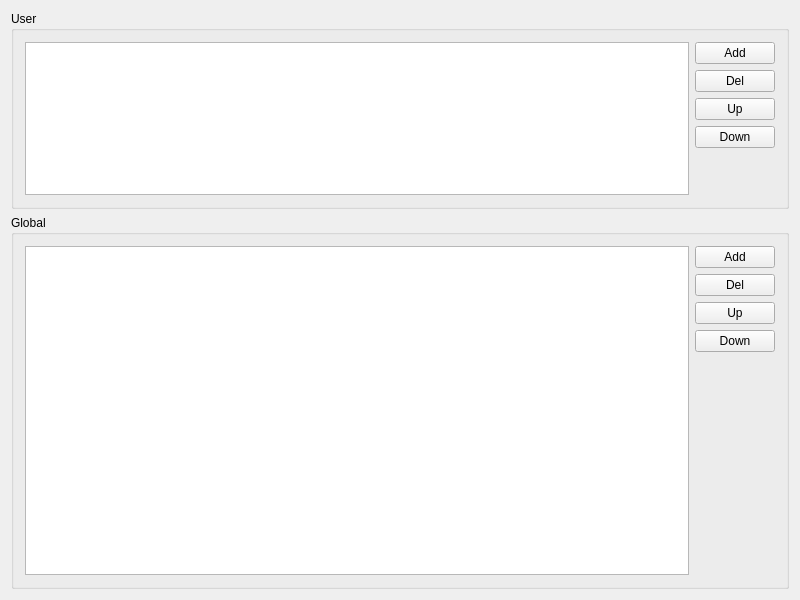
<?xml version="1.0" encoding="UTF-8"?>
<ui version="4.0">
 <class>MainWindow</class>
 <widget class="QMainWindow" name="MainWindow">
  <property name="geometry">
   <rect>
    <x>0</x>
    <y>0</y>
    <width>800</width>
    <height>600</height>
   </rect>
  </property>
  <property name="windowTitle">
   <string>Path Editer</string>
  </property>
  <widget class="QWidget" name="centralWidget">
   <layout class="QGridLayout" name="gridLayout_3">
    <item row="0" column="0">
     <widget class="QGroupBox" name="user">
      <property name="sizePolicy">
       <sizepolicy hsizetype="Preferred" vsizetype="Preferred">
        <horstretch>0</horstretch>
        <verstretch>0</verstretch>
       </sizepolicy>
      </property>
      <property name="title">
       <string>User</string>
      </property>
      <layout class="QGridLayout" name="gridLayout">
       <item row="0" column="0" rowspan="5">
        <widget class="QTableWidget" name="dataUser">
         <property name="selectionMode">
          <enum>QAbstractItemView::SingleSelection</enum>
         </property>
         <attribute name="horizontalHeaderVisible">
          <bool>false</bool>
         </attribute>
         <attribute name="horizontalHeaderStretchLastSection">
          <bool>true</bool>
         </attribute>
         <attribute name="verticalHeaderVisible">
          <bool>false</bool>
         </attribute>
         <column>
          <property name="text">
           <string/>
          </property>
         </column>
        </widget>
       </item>
       <item row="4" column="1">
        <spacer name="verticalSpacer">
         <property name="orientation">
          <enum>Qt::Vertical</enum>
         </property>
         <property name="sizeHint" stdset="0">
          <size>
           <width>20</width>
           <height>13</height>
          </size>
         </property>
        </spacer>
       </item>
       <item row="0" column="1">
        <widget class="QPushButton" name="btnAdd">
         <property name="focusPolicy">
          <enum>Qt::NoFocus</enum>
         </property>
         <property name="text">
          <string>Add</string>
         </property>
        </widget>
       </item>
       <item row="1" column="1">
        <widget class="QPushButton" name="btnDel">
         <property name="focusPolicy">
          <enum>Qt::NoFocus</enum>
         </property>
         <property name="text">
          <string>Del</string>
         </property>
        </widget>
       </item>
       <item row="2" column="1">
        <widget class="QPushButton" name="btnUp">
         <property name="focusPolicy">
          <enum>Qt::NoFocus</enum>
         </property>
         <property name="text">
          <string>Up</string>
         </property>
        </widget>
       </item>
       <item row="3" column="1">
        <widget class="QPushButton" name="btnDown">
         <property name="focusPolicy">
          <enum>Qt::NoFocus</enum>
         </property>
         <property name="text">
          <string>Down</string>
         </property>
        </widget>
       </item>
      </layout>
     </widget>
    </item>
    <item row="1" column="0">
     <widget class="QGroupBox" name="global">
      <property name="sizePolicy">
       <sizepolicy hsizetype="Preferred" vsizetype="Preferred">
        <horstretch>0</horstretch>
        <verstretch>0</verstretch>
       </sizepolicy>
      </property>
      <property name="title">
       <string>Global</string>
      </property>
      <layout class="QGridLayout" name="gridLayout_2">
       <item row="2" column="1">
        <widget class="QPushButton" name="btnUp2">
         <property name="focusPolicy">
          <enum>Qt::NoFocus</enum>
         </property>
         <property name="text">
          <string>Up</string>
         </property>
        </widget>
       </item>
       <item row="0" column="0" rowspan="5">
        <widget class="QTableWidget" name="dataGlobal">
         <property name="selectionMode">
          <enum>QAbstractItemView::SingleSelection</enum>
         </property>
         <attribute name="horizontalHeaderVisible">
          <bool>false</bool>
         </attribute>
         <attribute name="horizontalHeaderStretchLastSection">
          <bool>true</bool>
         </attribute>
         <attribute name="verticalHeaderVisible">
          <bool>false</bool>
         </attribute>
         <column>
          <property name="text">
           <string/>
          </property>
         </column>
        </widget>
       </item>
       <item row="4" column="1">
        <spacer name="verticalSpacer_2">
         <property name="orientation">
          <enum>Qt::Vertical</enum>
         </property>
         <property name="sizeHint" stdset="0">
          <size>
           <width>20</width>
           <height>261</height>
          </size>
         </property>
        </spacer>
       </item>
       <item row="0" column="1">
        <widget class="QPushButton" name="btnAdd2">
         <property name="focusPolicy">
          <enum>Qt::NoFocus</enum>
         </property>
         <property name="text">
          <string>Add</string>
         </property>
        </widget>
       </item>
       <item row="1" column="1">
        <widget class="QPushButton" name="btnDel2">
         <property name="focusPolicy">
          <enum>Qt::NoFocus</enum>
         </property>
         <property name="text">
          <string>Del</string>
         </property>
        </widget>
       </item>
       <item row="3" column="1">
        <widget class="QPushButton" name="btnDown2">
         <property name="focusPolicy">
          <enum>Qt::NoFocus</enum>
         </property>
         <property name="text">
          <string>Down</string>
         </property>
        </widget>
       </item>
      </layout>
     </widget>
    </item>
   </layout>
  </widget>
 </widget>
 <layoutdefault spacing="6" margin="11"/>
 <resources/>
 <connections/>
</ui>
